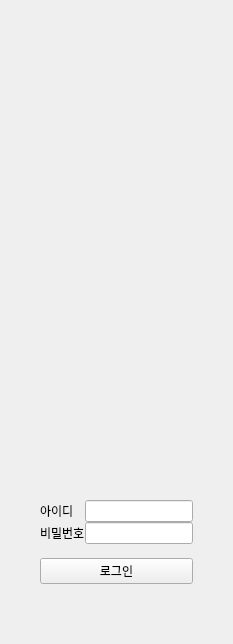
      <widget class="QWidget" name="page_2">
       <layout class="QGridLayout" name="gridLayout_71">
        <property name="leftMargin">
         <number>0</number>
        </property>
        <property name="topMargin">
         <number>0</number>
        </property>
        <property name="rightMargin">
         <number>0</number>
        </property>
        <property name="bottomMargin">
         <number>60</number>
        </property>
        <property name="spacing">
         <number>0</number>
        </property>
        <item row="2" column="0">
         <spacer name="horizontalSpacer_5">
          <property name="orientation">
           <enum>Qt::Orientation::Horizontal</enum>
          </property>
          <property name="sizeHint" stdset="0">
           <size>
            <width>40</width>
            <height>20</height>
           </size>
          </property>
         </spacer>
        </item>
        <item row="2" column="1">
         <widget class="QLabel" name="label_156">
          <property name="text">
           <string>아이디</string>
          </property>
         </widget>
        </item>
        <item row="0" column="0" colspan="4">
         <widget class="QLabel" name="label_155">
          <property name="minimumSize">
           <size>
            <width>0</width>
            <height>500</height>
           </size>
          </property>
          <property name="styleSheet">
           <string notr="true">image: url(:/image/로고1.png);
</string>
          </property>
          <property name="text">
           <string/>
          </property>
          <property name="alignment">
           <set>Qt::AlignmentFlag::AlignCenter</set>
          </property>
         </widget>
        </item>
        <item row="3" column="1">
         <widget class="QLabel" name="label_157">
          <property name="text">
           <string>비밀번호</string>
          </property>
         </widget>
        </item>
        <item row="3" column="2">
         <widget class="QLineEdit" name="lineEdit_pw"/>
        </item>
        <item row="5" column="1" colspan="2">
         <widget class="QPushButton" name="pushButton_login">
          <property name="text">
           <string>로그인</string>
          </property>
         </widget>
        </item>
        <item row="2" column="2">
         <widget class="QLineEdit" name="lineEdit_id"/>
        </item>
        <item row="2" column="3">
         <spacer name="horizontalSpacer_3">
          <property name="orientation">
           <enum>Qt::Orientation::Horizontal</enum>
          </property>
          <property name="sizeHint" stdset="0">
           <size>
            <width>40</width>
            <height>20</height>
           </size>
          </property>
         </spacer>
        </item>
        <item row="4" column="1" colspan="2">
         <widget class="QPushButton" name="pushButton_41">
          <property name="styleSheet">
           <string notr="true">border:none;</string>
          </property>
          <property name="text">
           <string/>
          </property>
         </widget>
        </item>
       </layout>
      </widget>
